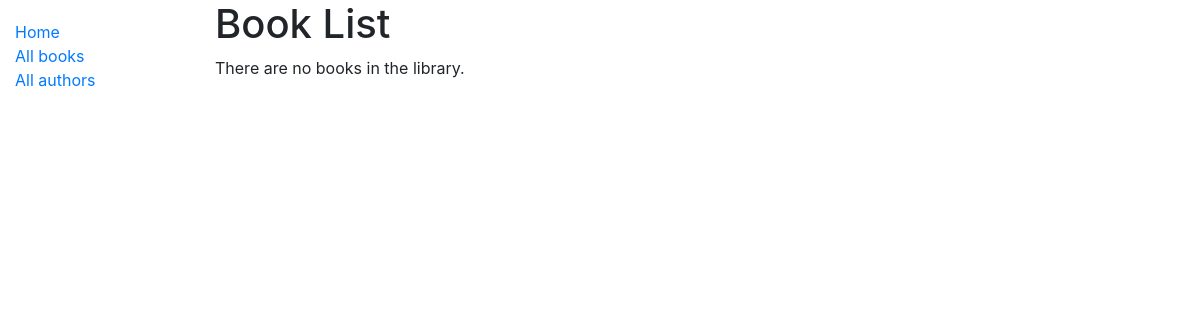
Page /catalog/books/ on the earlier database version.
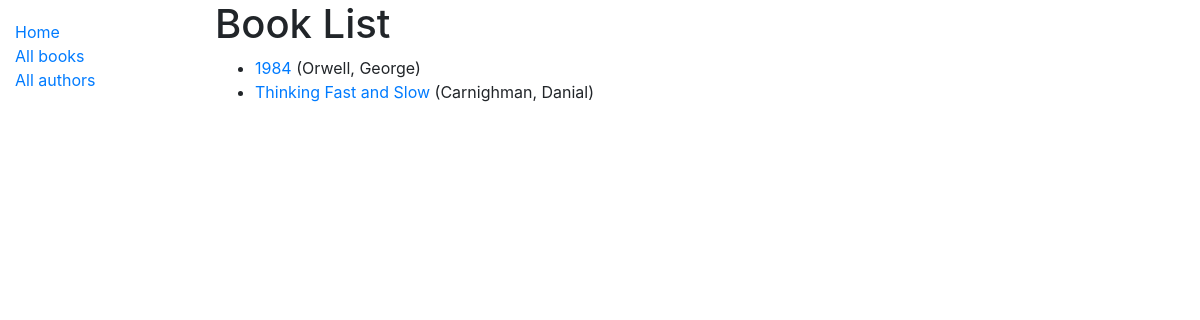
Same page on the later database version.
### catalog/models.py (models this page shows, shortened)
class Book(models.Model):
    title = models.CharField(max_length=200)
    author = models.ForeignKey("Author", on_delete=models.SET_NULL, null=True)
    summary = models.TextField(
        max_length=1000, help_text="Enter a brief description of the book"
    )
    isbn = models.CharField(
        "ISBN",
        max_length=13,
        help_text="""
        13 Character
        <a href="https://www.isbn-international.org/content/what-isbn">
        ISBN number</a>""",
    )
    genre = models.ManyToManyField(Genre, help_text="Select a genre for this book")
    language = models.ForeignKey("Language", on_delete=models.SET_NULL, null=True)
    def get_absolute_url(self):
        return reverse("book-detail", args=[str(self.id)])

class Author(models.Model):
    first_name = models.CharField(max_length=100)
    last_name = models.CharField(max_length=100)
    date_of_birth = models.DateField(null=True, blank=True)
    date_of_death = models.DateField("Died", null=True, blank=True)
    class Meta:
        ordering = ["last_name", "first_name"]
    def __str__(self):
        return f"{self.last_name}, {self.first_name}"

### catalog/views.py (the view)
# urls.py: path('books/', views.BookListView.as_view(), name='books'),
class BookListView(generic.ListView):
	model = Book
	paginate_by = 10

### catalog/templates/catalog/book_list.html
{% extends "base_generic.html" %}
{% block content %}
  <h1>Book List</h1>
  {% if book_list %}
  <ul>
    {% for book in book_list %}
      <li>
        <a href="{{ book.get_absolute_url }}">{{ book.title }}</a> ({{book.author}})
      </li>
    {% endfor %}
  </ul>
  {% else %}
    <p>There are no books in the library.</p>
  {% endif %}
{% endblock %}

Differences in the rows shown:
added Book: title "1984", author "Orwell, George"
added Book: title "Thinking Fast and Slow", author "Carnighman, Danial"
Other differences:
text no longer shown: "There are no books in the library."
